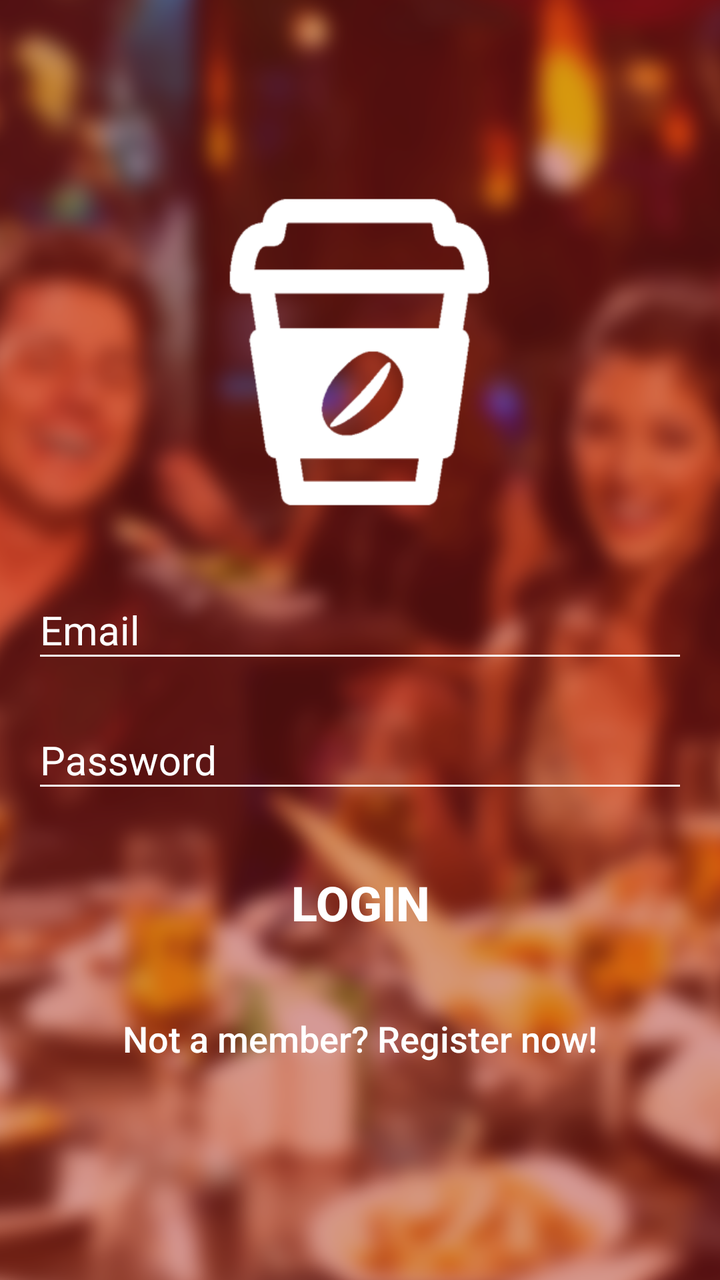
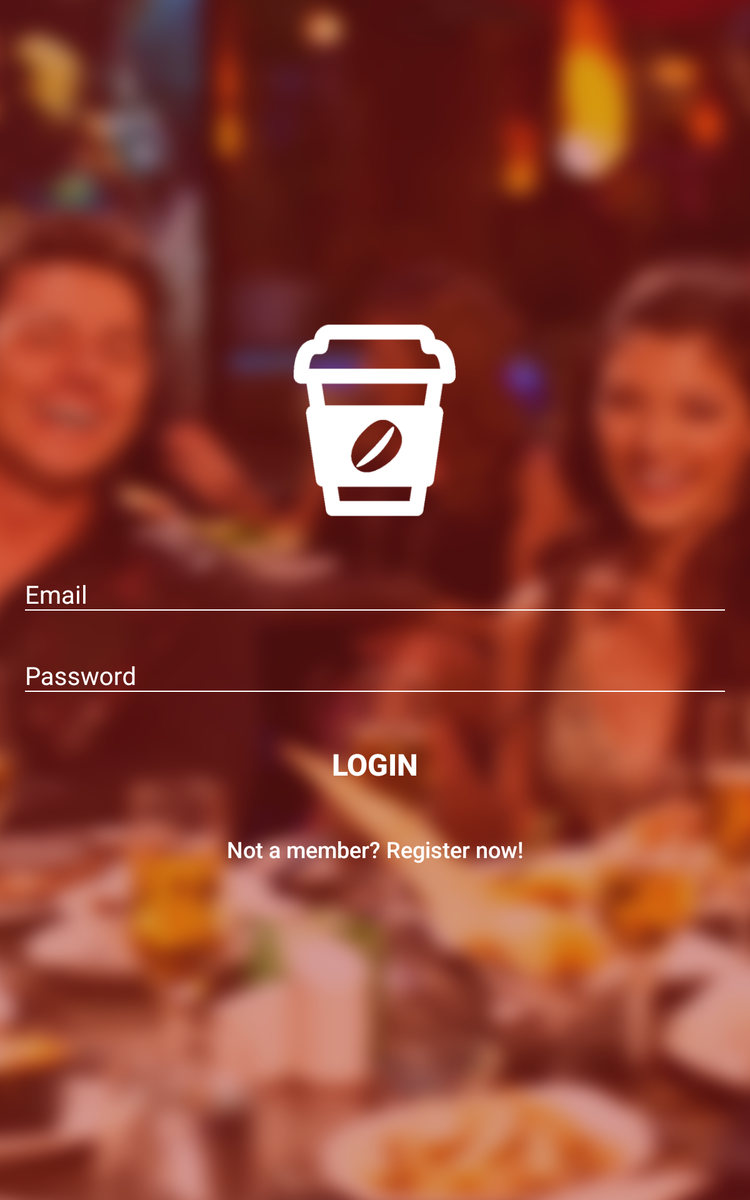

One screen, two layout resources from the same app: the default and the repository's alternative for another configuration. Each is rendered where Android would select it; the XML of both is given below.
<!-- AndroidManifest.xml: activity theme Theme.AppCompat.Light.NoActionBar.FullScreen -->
<!-- res/layout/activity_login.xml -->
<?xml version="1.0" encoding="utf-8"?>
<android.support.design.widget.CoordinatorLayout xmlns:android="http://schemas.android.com/apk/res/android"
    xmlns:app="http://schemas.android.com/apk/res-auto"
    xmlns:tools="http://schemas.android.com/tools"
    android:layout_width="match_parent"
    android:layout_height="match_parent"
    android:fitsSystemWindows="true"
    tools:context="com.donteatalone.asheeshsharma.capstone_porject2.Activities.LoginActivity">
    <ScrollView
        android:layout_width="match_parent"
        android:layout_height="wrap_content"
        android:fillViewport="true"
        android:minHeight="@dimen/scroll_min_height">
        <RelativeLayout
            android:layout_width="match_parent"
            android:layout_height="wrap_content">
    <LinearLayout
        android:layout_width="match_parent"
        android:layout_height="fill_parent"
        android:background="@mipmap/reg_sin_bck"
        android:gravity="center"
        android:orientation="vertical"
        android:padding="@dimen/activity_horizontal_margin"
        android:layout_alignParentTop="true">


        <ImageView
            android:layout_width="@dimen/logo_w_h"
            android:layout_height="@dimen/logo_w_h"
            android:layout_gravity="center_horizontal"
            android:src="@mipmap/reg_sin_ic"
            android:layout_marginBottom="@dimen/ic_reg_sign_margin" />

        <android.support.design.widget.TextInputLayout
            android:layout_width="match_parent"
            android:layout_height="wrap_content"
            android:theme="@style/TextLabel">

            <EditText
                android:id="@+id/email"
                android:layout_width="match_parent"
                android:layout_height="wrap_content"
                android:layout_marginBottom="@dimen/edit_margin"
                android:hint="@string/hint_email"
                android:inputType="textEmailAddress"
                android:textColor="@color/white"
                android:maxLines="1"
                android:singleLine="true"/>
        </android.support.design.widget.TextInputLayout>

        <android.support.design.widget.TextInputLayout
            android:layout_width="match_parent"
            android:layout_height="wrap_content"
            android:theme="@style/TextLabel">

            <EditText
                android:id="@+id/password"
                android:layout_width="fill_parent"
                android:layout_height="wrap_content"
                android:layout_marginBottom="@dimen/edit_margin"
                android:hint="@string/hint_password"
                android:inputType="textPassword"
                android:textColor="@color/white"
                android:maxLines="1"
                android:singleLine="true"/>
        </android.support.design.widget.TextInputLayout>

        

        <Button
            android:id="@+id/btn_login"
            android:layout_width="fill_parent"
            android:layout_height="wrap_content"
            android:layout_marginTop="@dimen/b1_mtop"
            android:background="@null"
            android:text="@string/btn_login"
            android:textColor="@android:color/white"
            android:textStyle="bold"
            android:textSize="@dimen/login_sigup_btn_font"/>

        

        

        <Button
            android:id="@+id/btn_signup"
            android:layout_width="fill_parent"
            android:layout_height="wrap_content"
            android:layout_marginTop="@dimen/b2_mtop"
            android:background="@null"
            android:text="@string/btn_link_to_register"
            android:textAllCaps="false"
            android:textColor="@color/white"
            android:textSize="@dimen/not_signup_lgin" />


    </LinearLayout>
            <ProgressBar
                style="?android:attr/progressBarStyleSmall"
                android:layout_width="wrap_content"
                android:layout_height="wrap_content"
                android:id="@+id/progressBar"
                android:layout_gravity="center_horizontal"
                android:layout_alignParentTop="false"
                android:layout_alignParentBottom="true"
                android:layout_centerInParent="true"
                android:layout_marginBottom="20dp"
                android:visibility="gone"/>
        </RelativeLayout>
</ScrollView>
</android.support.design.widget.CoordinatorLayout>
<!-- resources referenced by this layout -->
<resources>
  <color name="white">#ffffff</color>
  <dimen name="activity_horizontal_margin">16dp</dimen>
  <dimen name="b1_mtop">16dip</dimen>
  <dimen name="b2_mtop">20dip</dimen>
  <dimen name="edit_margin">10dp</dimen>
  <dimen name="ic_reg_sign_margin">25dp</dimen>
  <dimen name="login_sigup_btn_font">24sp</dimen>
  <dimen name="logo_w_h">160dip</dimen>
  <dimen name="not_signup_lgin">18sp</dimen>
  <dimen name="scroll_min_height">800dp</dimen>
  <!-- mipmap reg_sin_bck: png bitmap (mipmap-xxhdpi, 1023736 bytes) -->
  <!-- mipmap reg_sin_ic: png bitmap (mipmap-xxhdpi, 24414 bytes) -->
  <string name="btn_link_to_register">Not a member? Register now!</string>
  <string name="btn_login">LOGIN</string>
  <string name="hint_email">Email</string>
  <string name="hint_password">Password</string>
  <style name="TextLabel" parent="TextAppearance.AppCompat">
          
          <item name="android:textColorHint">@color/white</item>
          <item name="android:textSize">20sp</item>
          
          <item name="colorAccent">@color/white</item>
          <item name="colorControlNormal">@color/white</item>
          <item name="colorControlActivated">@color/white</item>
      </style>
  <style name="Theme.AppCompat.Light.NoActionBar.FullScreen" parent="@style/Theme.AppCompat.Light">
          <item name="windowNoTitle">true</item>
          <item name="windowActionBar">false</item>
          <item name="android:windowFullscreen">true</item>
          <item name="android:windowContentOverlay">@null</item>
          <item name="colorControlNormal">@color/white</item>
          <item name="colorControlActivated">@color/white</item>
      </style>
</resources>
<!-- res/layout-large/activity_login.xml (the repository's variant of the layout above) -->
<!-- drawn on a 7-inch tablet held upright -->
<?xml version="1.0" encoding="utf-8"?>
<android.support.design.widget.CoordinatorLayout xmlns:android="http://schemas.android.com/apk/res/android"
    xmlns:app="http://schemas.android.com/apk/res-auto"
    xmlns:tools="http://schemas.android.com/tools"
    android:layout_width="match_parent"
    android:layout_height="match_parent"
    android:fitsSystemWindows="true"
    tools:context="com.donteatalone.asheeshsharma.capstone_porject2.Activities.LoginActivity">
    <ScrollView
        android:layout_width="match_parent"
        android:layout_height="wrap_content"
        android:fillViewport="true"
        android:minHeight="@dimen/scroll_min_height_l">
        <RelativeLayout
            android:layout_width="wrap_content"
            android:layout_height="wrap_content">
    <LinearLayout
        android:layout_width="match_parent"
        android:layout_height="fill_parent"
        android:background="@mipmap/reg_sin_bck"
        android:gravity="center"
        android:orientation="vertical"
        android:padding="@dimen/activity_horizontal_margin"
        android:layout_alignParentTop="true"
        android:layout_toRightOf="@+id/progressBar"
        android:layout_toEndOf="@+id/progressBar">


        <ImageView
            android:layout_width="@dimen/logo_w_h"
            android:layout_height="@dimen/logo_w_h"
            android:layout_gravity="center_horizontal"
            android:src="@mipmap/reg_sin_ic"
            android:layout_marginBottom="@dimen/ic_reg_sign_margin" />

        <android.support.design.widget.TextInputLayout
            android:layout_width="match_parent"
            android:layout_height="wrap_content"
            android:theme="@style/TextLabel">

            <EditText
                android:id="@+id/email"
                android:layout_width="match_parent"
                android:layout_height="wrap_content"
                android:layout_marginBottom="@dimen/edit_margin"
                android:hint="@string/hint_email"
                android:inputType="textEmailAddress"
                android:textColor="@color/white"
                android:maxLines="1"
                android:singleLine="true"/>
        </android.support.design.widget.TextInputLayout>

        <android.support.design.widget.TextInputLayout
            android:layout_width="match_parent"
            android:layout_height="wrap_content"
            android:theme="@style/TextLabel">

            <EditText
                android:id="@+id/password"
                android:layout_width="fill_parent"
                android:layout_height="wrap_content"
                android:layout_marginBottom="@dimen/edit_margin"
                android:hint="@string/hint_password"
                android:inputType="textPassword"
                android:textColor="@color/white"
                android:maxLines="1"
                android:singleLine="true"/>
        </android.support.design.widget.TextInputLayout>

        

        <Button
            android:id="@+id/btn_login"
            android:layout_width="fill_parent"
            android:layout_height="wrap_content"
            android:layout_marginTop="@dimen/b1_mtop"
            android:background="@null"
            android:text="@string/btn_login"
            android:textColor="@android:color/white"
            android:textStyle="bold"
            android:textSize="@dimen/login_sigup_btn_font"/>

        

        

        <Button
            android:id="@+id/btn_signup"
            android:layout_width="fill_parent"
            android:layout_height="wrap_content"
            android:layout_marginTop="@dimen/b2_mtop"
            android:background="@null"
            android:text="@string/btn_link_to_register"
            android:textAllCaps="false"
            android:textColor="@color/white"
            android:textSize="@dimen/not_signup_lgin" />
    </LinearLayout>
    <ProgressBar
        android:id="@+id/progressBar"
        android:layout_width="@dimen/pbar_w_h"
        android:layout_height="@dimen/pbar_w_h"
        android:layout_gravity="center|bottom"
        android:layout_marginBottom="@dimen/pbar_mrgin_btn"
        android:visibility="gone" />
        </RelativeLayout>
</ScrollView>
</android.support.design.widget.CoordinatorLayout>
<!-- resources referenced by the variant -->
<!-- as a 7-inch tablet held upright resolves them -->
<resources>
  <color name="white">#ffffff</color>
  <dimen name="activity_horizontal_margin">16dp</dimen>
  <dimen name="b1_mtop">16dip</dimen>
  <dimen name="b2_mtop">20dip</dimen>
  <dimen name="edit_margin">10dp</dimen>
  <dimen name="ic_reg_sign_margin">25dp</dimen>
  <dimen name="login_sigup_btn_font">24sp</dimen>
  <dimen name="logo_w_h">160dip</dimen>
  <dimen name="not_signup_lgin">18sp</dimen>
  <dimen name="pbar_mrgin_btn">20dip</dimen>
  <dimen name="pbar_w_h">30dip</dimen>
  <dimen name="scroll_min_height_l">1000dp</dimen>
  <!-- mipmap reg_sin_bck: png bitmap (mipmap-xxhdpi, 1023736 bytes) -->
  <!-- mipmap reg_sin_ic: png bitmap (mipmap-xxhdpi, 24414 bytes) -->
  <string name="btn_link_to_register">Not a member? Register now!</string>
  <string name="btn_login">LOGIN</string>
  <string name="hint_email">Email</string>
  <string name="hint_password">Password</string>
  <style name="TextLabel" parent="TextAppearance.AppCompat">
          
          <item name="android:textColorHint">@color/white</item>
          <item name="android:textSize">20sp</item>
          
          <item name="colorAccent">@color/white</item>
          <item name="colorControlNormal">@color/white</item>
          <item name="colorControlActivated">@color/white</item>
      </style>
  <style name="Theme.AppCompat.Light.NoActionBar.FullScreen" parent="@style/Theme.AppCompat.Light">
          <item name="windowNoTitle">true</item>
          <item name="windowActionBar">false</item>
          <item name="android:windowFullscreen">true</item>
          <item name="android:windowContentOverlay">@null</item>
          <item name="colorControlNormal">@color/white</item>
          <item name="colorControlActivated">@color/white</item>
      </style>
</resources>
